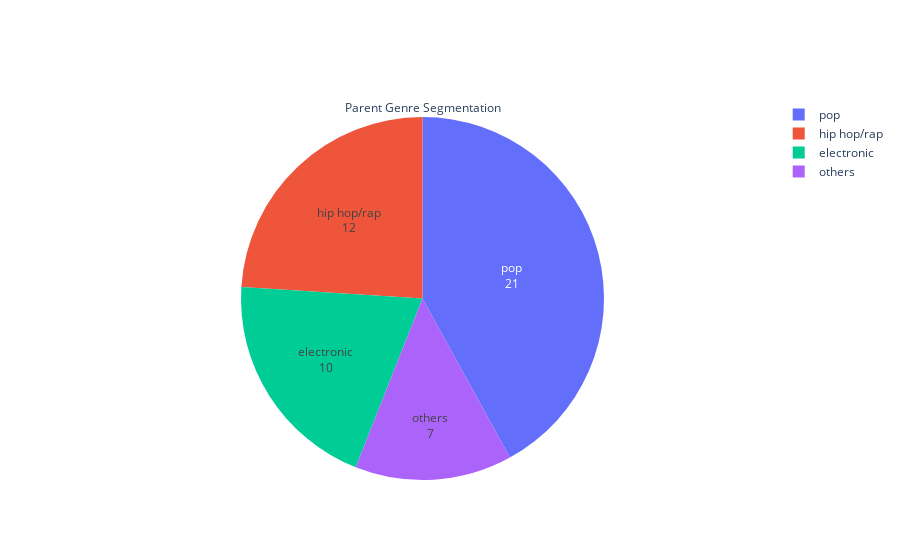

This figure's notebook cell:
### Code cell
# Genre Popularity:
import plotly.graph_objects as go

artist = spotify.groupby('parent_genre').size().reset_index(name = 'count')
artist = artist.sort_values(by = 'count', ascending =False)

values = artist['count'].tolist()
labels = artist['parent_genre'].tolist()

fig = go.Figure(data=[go.Pie(labels=labels, values=values)])
fig.update_traces(textposition='inside', textinfo='value+label', title_text = 'Parent Genre Segmentation')
fig.show()

### Figure 1 — Plotly figure (JSON) as saved in the notebook; plotly's stock layout.template omitted (floating-point values rounded to 4 significant figures)
{"data": [{"labels": ["pop", "hip hop/rap", "electronic", "others"], "textinfo": "value+label", "textposition": "inside", "title": {"text": "Parent Genre Segmentation"}, "type": "pie", "values": [21, 12, 10, 7]}], "layout": {}}
